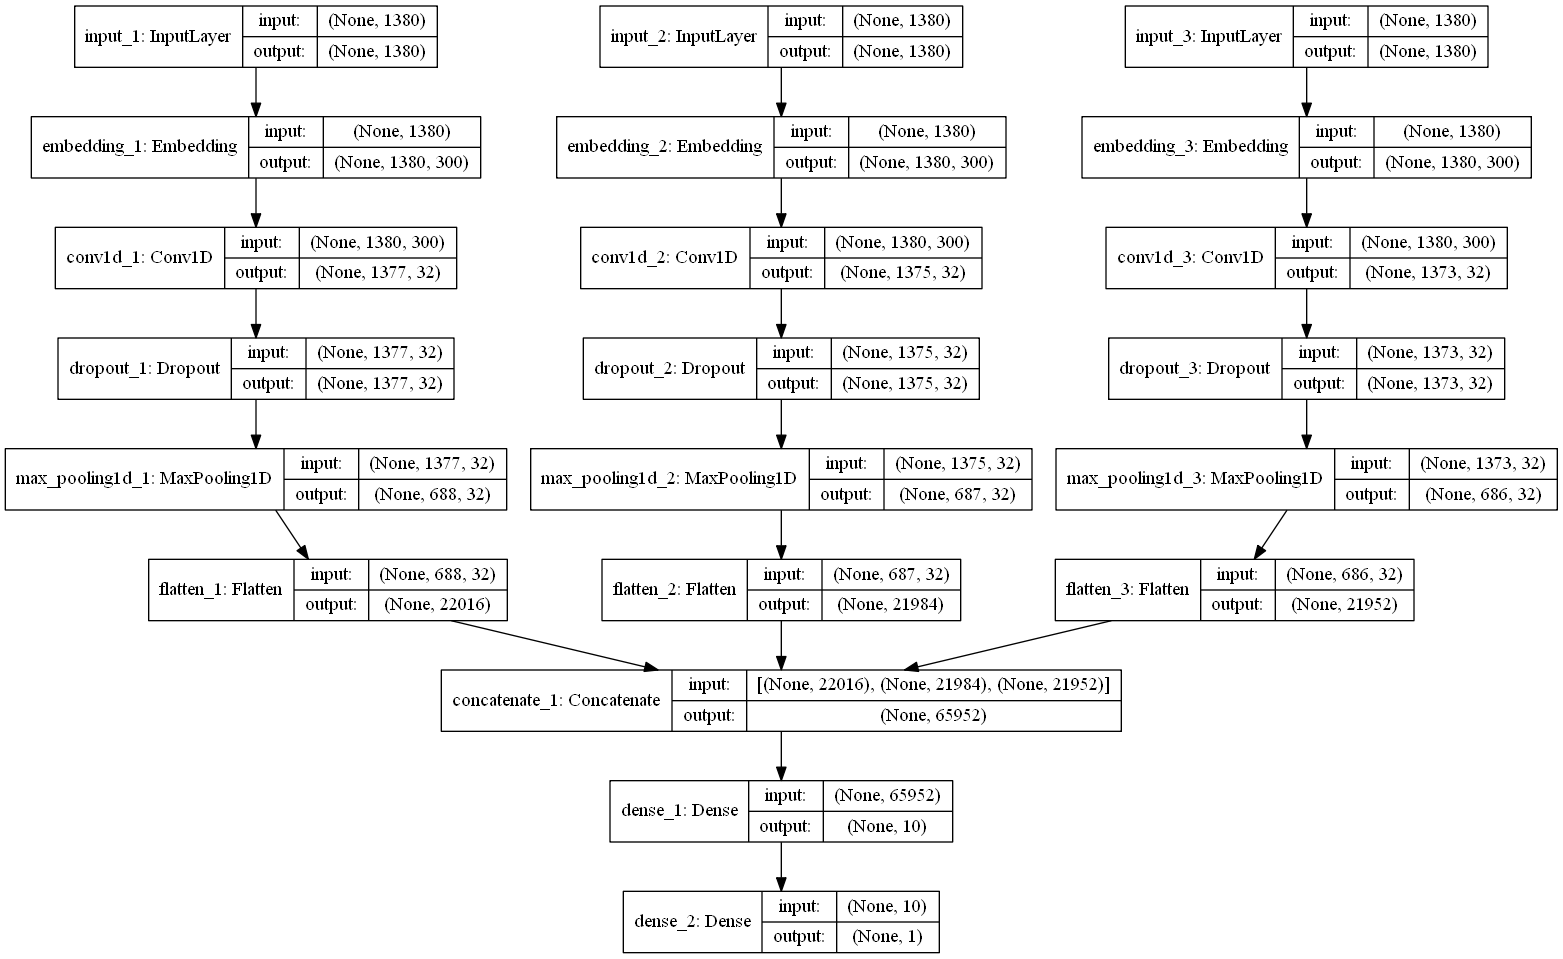

This chart was generated by the following Python code:
''' Copyright (C) 2020 Fady Benattayallah '''
import string
import re
import numpy as np
from nltk.corpus import stopwords
from os import listdir
from pickle import dump
from pickle import load
from keras.models import load_model
from keras.preprocessing.text import Tokenizer
from keras.preprocessing.sequence import pad_sequences
from keras.utils.vis_utils import plot_model
from keras.models import Model
from keras.layers import Input
from keras.layers import Dense
from keras.layers import Flatten
from keras.layers import Dropout
from keras.layers import Embedding
from keras.layers.convolutional import Conv1D
from keras.layers.convolutional import MaxPooling1D
from keras.layers.merge import concatenate

DIRECTORY = "review_polarity/txt_sentoken"

# return a string containing the whole document
def load_movie_review(filename):
    file = open(filename, 'r')
    doc = file.read()
    file.close()
    return doc

# turn a doc (string sentence) into a list of cleaned tokens but as a single string
def clean_doc(doc):
    tokens = doc.split()
    
    # remove all punctuation from tokens
    re_punc = re.compile("[%s]" % re.escape(string.punctuation))
    tokens = [re_punc.sub('', w) for w in tokens]
    
    # remove non-alphabetic tokens, stop words and words length then length 1
    tokens = [w for w in tokens if w.isalpha() and w not in set(stopwords.words('english')) and len(w) > 1]
    tokens = ' '.join(tokens)
    return tokens


# loads all cleaned movie reviews in a directory into an array
# ["cleaned review 1", "cleaned review 2", ...]
def process_docs(directory, is_train, whole_dataset=False):
    documents = list()
    for filename in listdir(directory):
        if not whole_dataset and is_train and filename.startswith('cv9'):
            continue
        if not whole_dataset and not is_train and not filename.startswith('cv9'):
            continue
        doc = load_movie_review(directory + "/" + filename)
        tokens = clean_doc(doc)
        documents.append(tokens)
    return documents

# returns [[tokens]], [label]]
def load_clean_dataset(is_train, whole_dataset=False):
    neg = process_docs(DIRECTORY + "/neg", is_train, whole_dataset)
    pos = process_docs(DIRECTORY + "/pos", is_train, whole_dataset)
    docs = neg + pos
    labels = [0 for _ in range(len(neg))] + [1 for _ in range(len(pos))]
    return docs, labels


# save object using pickle
def save_object(dataset, filename):
    dump(dataset, open(filename, 'wb'))
    print('Saved: %s' % filename)
    
def load_object(filename):
    return load(open(filename, 'rb'))

def create_tokenizer(lines, count_thres=0):
    tokenizer = Tokenizer()
    tokenizer.fit_on_texts(lines)
    
    if count_thres > 0:
        low_count_words = [w for w,c in tokenizer.word_counts.items() if c < count_thres]
        for w in low_count_words:
            del tokenizer.word_index[w]
            del tokenizer.word_docs[w]
            del tokenizer.word_counts[w]
            
    return tokenizer

# calculates document with most tokens in ["sentence 1", "sentence 2", ...]
def max_length(lines):
    return max([len(s.split()) for s in lines])

# calculates mean length of tokens in documents in ["sentence 1", ...]
def mean_length(lines):
    lengths = [len(s.split()) for s in lines]
    return int(sum(lengths) / len(lengths))

def third_percentile_length(lines):
    lengths = [len(s.split()) for s in lines]
    lengths.sort()
    return lengths[3 * (len(lengths) // 4)]
    

def encode_text(tokenizer, lines, length):
    # integer encode
    encoded = tokenizer.texts_to_sequences(lines)
    # pad them so that all integer numpy arrays encoded are the same length
    padded = pad_sequences(encoded, maxlen=length, padding='post')
    return padded

def load_glove_embedding(glove_filename, tokenizer):
    # load glove as dictionary {word : embedding, ...} for only the words in
    # the tokenizer vocabulary
    glove_file = open(glove_filename, mode="rt", encoding="utf-8")
    word_dict = dict()
    for line in glove_file:
        values = line.split()
        word = values[0]
        word_dict[word] = np.asarray(values[1:], dtype="float32")
    glove_file.close()
    
    # create an embedding matrix which is indexed by words in training docs
    vocab_size= len(tokenizer.word_index) + 1
    dimensions = 50
    if "100" in glove_filename:
        dimensions = 100
    elif "200" in glove_filename:
        dimensions = 200
    else:
        dimensions = 300
        
    embedding_matrix = np.zeros((vocab_size, dimensions))
    for word, unique_index in tokenizer.word_index.items():
        # get the embedding vector from the dictionary created above
        vec = word_dict.get(word)
        if vec is not None:
            embedding_matrix[unique_index] = vec
    
    return embedding_matrix

def define_model(length, vocab_size, embedding_matrix):
    # channel 1
    inputs1 = Input(shape=(length,))
    embedding1 = Embedding(vocab_size, 300, weights=[embedding_matrix], input_length=length, trainable=True)(inputs1)
    conv1 = Conv1D(filters=32, kernel_size=4, activation='relu')(embedding1)
    drop1 = Dropout(0.5)(conv1)
    pool1 = MaxPooling1D(pool_size=2)(drop1)
    flat1 = Flatten()(pool1)
    
    # channel 2
    inputs2 = Input(shape=(length,))
    embedding2 = Embedding(vocab_size, 300, weights=[embedding_matrix], input_length=length, trainable=True)(inputs2)
    conv2 = Conv1D(filters=32, kernel_size=6, activation='relu')(embedding2)
    drop2 = Dropout(0.5)(conv2)
    pool2 = MaxPooling1D(pool_size=2)(drop2)
    flat2 = Flatten()(pool2)
    
    # channel 3
    inputs3 = Input(shape=(length,))
    embedding3 = Embedding(vocab_size, 300, weights=[embedding_matrix], input_length=length, trainable=True)(inputs3)
    conv3 = Conv1D(filters=32, kernel_size=8, activation='relu')(embedding3)
    drop3 = Dropout(0.5)(conv3)
    pool3 = MaxPooling1D(pool_size=2)(drop3)
    flat3 = Flatten()(pool3)
    
    merged = concatenate([flat1, flat2, flat3])
    
    # decision net
    dense1 = Dense(10, activation='relu')(merged)
    outputs = Dense(1, activation='sigmoid')(dense1)
    model = Model(inputs=[inputs1, inputs2, inputs3], outputs=outputs)
    
    model.compile(loss="binary_crossentropy", optimizer="adam", metrics=['accuracy'])
    model.summary()
    plot_model(model, show_shapes=True, to_file="model.png")
    return model

def TRAIN(save_name):
    # load the training set
    trainLines, trainLabels = load_object("train.pkl")
    
    tokenizer = create_tokenizer(trainLines)
    save_object(tokenizer, "tokenizer.pkl")
    
    vocab_size = len(tokenizer.word_index) + 1
    length = max_length(trainLines)
    save_object(length, "length.pkl")
    
    trainX = encode_text(tokenizer, trainLines, length)
    
    embedding_matrix = load_glove_embedding("glove.6B.300d.txt", tokenizer)
    
    model = define_model(length, vocab_size, embedding_matrix)
    model.fit([trainX, trainX, trainX], trainLabels, epochs=7, batch_size=16, shuffle=True)
    model.save(save_name)

def EVAL(load_name):
    # load the saved data sets
    trainLines, trainLabels = load_object("train.pkl")
    testLines, testLabels = load_object("test.pkl")
    
    # re-create the same tokenizer used for training
    tokenizer = load_object("tokenizer.pkl")
    
    # calculate the max document length for padding
    length = load_object("length.pkl")
    
    # encode the data to get [[unique indexes]] numpy array
    trainX = encode_text(tokenizer, trainLines, length)
    testX  = encode_text(tokenizer, testLines, length)
    model = load_model(load_name)
    _, acc = model.evaluate([trainX, trainX, trainX], trainLabels, verbose=0)
    print("Training accuracy: %.2f" % (acc * 100))
    _, acc = model.evaluate([testX], testLabels, verbose=0)
    print("Test accuracy: %.2f" % (acc * 100))
    
def make_prediction(model, tokenizer, movie_review, length):
    # clean the movie review
    cleaned = clean_doc(movie_review)
    encoded = encode_text(tokenizer, cleaned, length)
    pred = model.predict(encoded, verbose=0)
    
    # get the probability from sigmoid activation
    probability = pred[0, 0]
    if round(probability) == 0:
        return (1 - probability), 'NEGATIVE'
    return probability, 'POSITIVE'


model = load_model("model.kernels=4_6_8_filters=32.h5")
tokenizer = load_object("tokenizer.pkl")
length = load_object("length.pkl")
movie_review = load_movie_review(DIRECTORY + "/neg/cv000_29416.txt")
# clean the movie review
cleaned = clean_doc(movie_review)
encoded = encode_text(tokenizer, cleaned, length)
pred = model.predict([np.array(encoded), np.array(encoded), np.array(encoded)], verbose=0)

# get the probability from sigmoid activation
probability = pred[0, 0]
if round(probability) == 0:
    print( (1 - probability), 'NEGATIVE')
else:
    print(probability, 'POSITIVE')
#print(make_prediction(model, tokenizer, movie_review, length))
